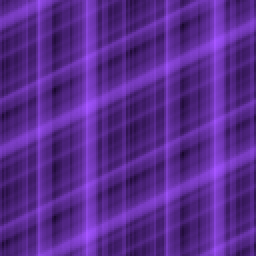
#> input picture bot/armors/enchanted_glint.png, 128 x 128 px (shown 2 times larger); its folder holds only this picture in this run
$ python -i armor_handler.py   (imports and definitions only)
#> lines starting #> are read from the running program, lines starting #| are printed output that depends on the picture
#> further down, picture is the input picture: PIL image 128x128 RGB; mean R, G, B 88.5, 42.3, 143.4
# ====================== ARMOR TRIM HANDLER ======================
#  Kafan tarin armor make  minecraft
#  baray estefade local :
# pip install Pillow
#  with a little AI help (: tnx ( grok.ccom )

from pathlib import Path
import io

from aiogram import Bot, Dispatcher, types, F
from aiogram.types import InlineKeyboardMarkup, InlineKeyboardButton

try:
    from PIL import Image, ImageOps
    PIL_AVAILABLE = True
except ImportError:
    PIL_AVAILABLE = False

# ====================== CONSTANTS ======================

# آرمورهای موجود (stone و wooden حذف شدند)
ARMOR_TYPES = ["leather", "iron", "chainmail", "golden", "diamond", "netherite"]

ARMOR_FILE_MAP = {
    "leather":   "leather",
    "iron":      "iron",
    "chainmail": "chainmail",
    "golden":    "gold",
    "diamond":   "diamond",
    "netherite": "netherite",
}

ARMOR_TRIMS = [
    "none", "coast", "dune", "eye", "host", "raiser", "rib",
    "sentry", "shaper", "silence", "snout", "spire", "tide",
    "vex", "ward", "wayfinder", "wild",
]

# رنگ‌های دقیق مواد تریم
TRIM_MATERIALS = {
    "amethyst":  (154,  90, 200),
    "copper":    (178, 100,  72),
    "diamond":   ( 68, 214, 202),
    "emerald":   ( 71, 201,  95),
    "gold":      (237, 197,  58),
    "iron":      (216, 216, 216),
    "lapis":     ( 45,  78, 167),
    "netherite": ( 52,  47,  55),
    "quartz":    (226, 219, 210),
    "redstone":  (171,   9,   9),
}

# 16 رنگ دقیق ماینکرافت Java برای آرمور چرمی
# رنگ‌ها از کد منبع ماینکرافت (DyeColor RGB)
LEATHER_COLORS = {
    "none":       ( 160, 101,  64),   # قهوه‌ای پیش‌فرض چرم
    "white":      (249, 255, 254),
    "orange":     (249, 128,  29),
    "magenta":    (199,  78, 189),
    "light_blue": ( 58, 179, 218),
    "yellow":     (254, 216,  61),
    "lime":       (128, 199,  31),
    "pink":       (243, 139, 170),
    "gray":       ( 71,  79,  82),
    "light_gray": (157, 157, 151),
    "cyan":       ( 22, 156, 156),
    "purple":     (137,  50, 184),
    "blue":       ( 60,  68, 170),
    "brown":      (131,  84,  50),
    "green":      ( 94, 124,  22),
    "red":        (176,  46,  38),
    "black":      ( 29,  29,  33),
}

LEATHER_COLOR_EMOJI = {
    "none":       "🟫",
    "white":      "⬜",
    "orange":     "🟠",
    "magenta":    "🟣",
    "light_blue": "🔵",
    "yellow":     "🟡",
    "lime":       "🟢",
    "pink":       "🩷",
    "gray":       "⬛",
    "light_gray": "🩶",
    "cyan":       "🩵",
    "purple":     "💜",
    "blue":       "🔷",
    "brown":      "🟤",
    "green":      "🌿",
    "red":        "🔴",
    "black":      "🖤",
}

LEATHER_COLOR_NAMES_FA = {
    "none":       "پیش‌فرض (قهوه‌ای)",
    "white":      "سفید",
    "orange":     "نارنجی",
    "magenta":    "ارغوانی",
    "light_blue": "آبی روشن",
    "yellow":     "زرد",
    "lime":       "سبز لیمویی",
    "pink":       "صورتی",
    "gray":       "خاکستری",
    "light_gray": "خاکستری روشن",
    "cyan":       "فیروزه‌ای",
    "purple":     "بنفش",
    "blue":       "آبی",
    "brown":      "قهوه‌ای تیره",
    "green":      "سبز",
    "red":        "قرمز",
    "black":      "مشکی",
}

BASE_DIR = Path(__file__).resolve().parent
ARMORS_DIR = BASE_DIR / "armors"

# state هر کاربر
user_skins: dict[int, bytes] = {}
armor_build_state: dict[int, dict] = {}


# ====================== KEYBOARDS ======================

# [125 lines left out: functions kb_armor, kb_leather_color, kb_trim, kb_material, kb_enchant, colorize_grayscale and 2 more, not called in this run]

def apply_enchant_glint(img: Image.Image) -> Image.Image:
    """
    افکت Enchant Glint واقعی با تکسچر استخراج‌شده از ماینکرافت
    (شبیه Mine-imator و خود بازی)
    """
    base = img.convert("RGBA")
    w, h = base.size
#> w = 128; h = 128

    glint_path = ARMORS_DIR / "enchanted_glint.png"

    if not glint_path.exists():
        print(f"[armor] ⚠️ فایل enchanted_glint.png پیدا نشد")
        return base  # fallback

    try:
        glint_tex = Image.open(glint_path).convert("RGBA")

        # تطبیق اندازه با روش پیکسلی (مهم برای تکسچر ماینکرافت)
        if glint_tex.size != (w, h):
            glint_tex = glint_tex.resize((w, h), Image.NEAREST)

        GLINT_STRENGTH = 0.82   # ← این عدد رو می‌تونی تنظیم کنی (0.6 تا 1.0)

        # ساخت لایه glint
        glint_layer = Image.new("RGBA", (w, h), (0, 0, 0, 0))
#> glint_layer: PIL image 128x128 RGBA; every value is 0
        gl_px = glint_layer.load()
        tex_px = glint_tex.load()

        for y in range(h):
            for x in range(w):
                r, g, b, a = tex_px[x, y]
                if a == 0:
                    continue
                intensity = (r + g + b) / (3 * 255.0)
                alpha = int(255 * intensity * GLINT_STRENGTH)
                gl_px[x, y] = (103, 25, 255, min(255, alpha))

        # Screen Blend — دقیقاً مثل ماینکرافت
        result = Image.new("RGBA", (w, h), (0, 0, 0, 0))
        res = result.load()
        base_px = base.load()
        gl2 = glint_layer.load()

        for y in range(h):
            for x in range(w):
                br, bg, bb, ba = base_px[x, y]
                gr, gg, gb, ga = gl2[x, y]

                if ga == 0:
                    res[x, y] = (br, bg, bb, ba)
                    continue

                t = ga / 255.0

                screen_r = 255 - int((255 - br) * (255 - gr) / 255)
                screen_g = 255 - int((255 - bg) * (255 - gg) / 255)
                screen_b = 255 - int((255 - bb) * (255 - gb) / 255)

                nr = int(br + (screen_r - br) * t)
                ng = int(bg + (screen_g - bg) * t)
                nb = int(bb + (screen_b - bb) * t)

                res[x, y] = (min(255, nr), min(255, ng), min(255, nb), ba)

        return result

    except Exception as e:
        print(f"[armor] خطا در اعمال glint texture: {e}")
        return base

# [468 lines left out: functions apply_armor_on_skin, apply_enchant_glint_fallback, build_layer, build_preview, register_armor_handlers, not called in this run]

    # ─── ساخت و ارسال ─────────────────────────────────────────────

# [129 lines not run here, left out]
        # نکته: preview_msg_id داخل s بود و با pop شدن state پاک می‌شود؛
        # خود عکس پیش‌نمایش در چت باقی می‌ماند تا کاربر بتواند مقایسه کند.

>>> from PIL import Image
>>> picture = Image.open('armors/enchanted_glint.png')
>>> result = apply_enchant_glint(picture)
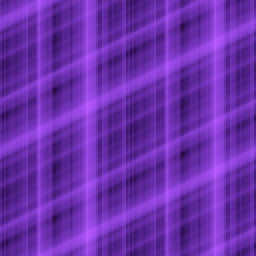
#> result: PIL image 128x128 RGBA (shown 2 times larger); mean R, G, B, A 107.1, 48, 172.9, 255
